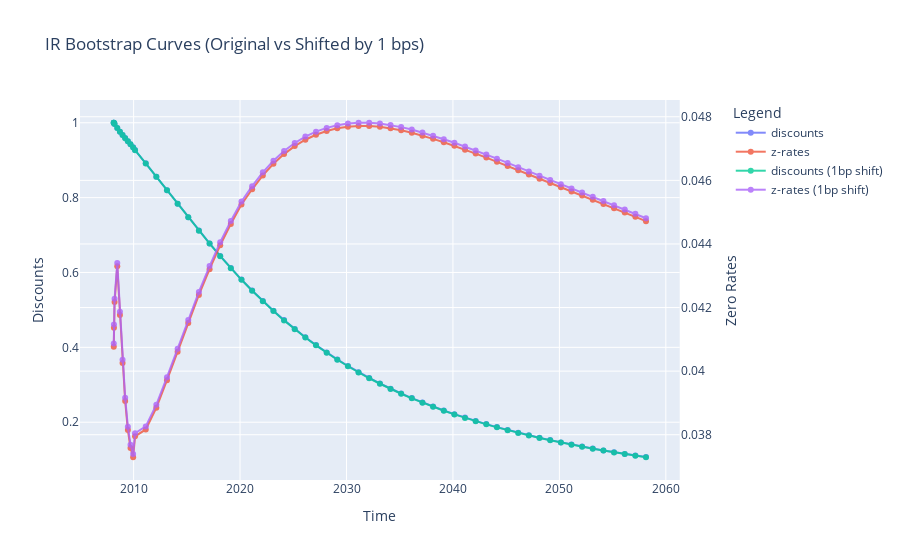

The notebook cell saved with this chart:
### Code cell
# Create a subplot with shared x-axis and secondary y-axis
fig = make_subplots(specs=[[{"secondary_y": True}]])

# Add traces to the subplots
fig.add_trace(
    pltgo.Scatter(x=discCurve.index, y=discCurve.values, opacity=0.8, mode='lines+markers', name='discounts'),
    secondary_y=False  # Primary y-axis
)
fig.add_trace(
    pltgo.Scatter(x=zeroCurve.index, y=zeroCurve.values, opacity=0.8, mode='lines+markers', name='z-rates'),
    secondary_y=True  # Secondary y-axis
)
fig.add_trace(
    pltgo.Scatter(x=discCurve.index, y=discCurve_shift.values, opacity=0.8, mode='lines+markers', name='discounts (1bp shift)'),
    secondary_y=False  # Primary y-axis
)
fig.add_trace(
    pltgo.Scatter(x=zeroCurve.index, y=zeroCurve_shift.values, opacity=0.8, mode='lines+markers', name='z-rates (1bp shift)'),
    secondary_y=True  # Secondary y-axis
)

# Customize the appearance of the y-axes
fig.update_yaxes(title_text="Discounts", secondary_y=False)  # Customize primary y-axis
fig.update_yaxes(title_text="Zero Rates", secondary_y=True)  # Customize secondary y-axis

fig.update_layout(
    title="IR Bootstrap Curves (Original vs Shifted by 1 bps)",
    xaxis_title="Time",
    legend_title="Legend"
)

# Show the figure
fig.show()
